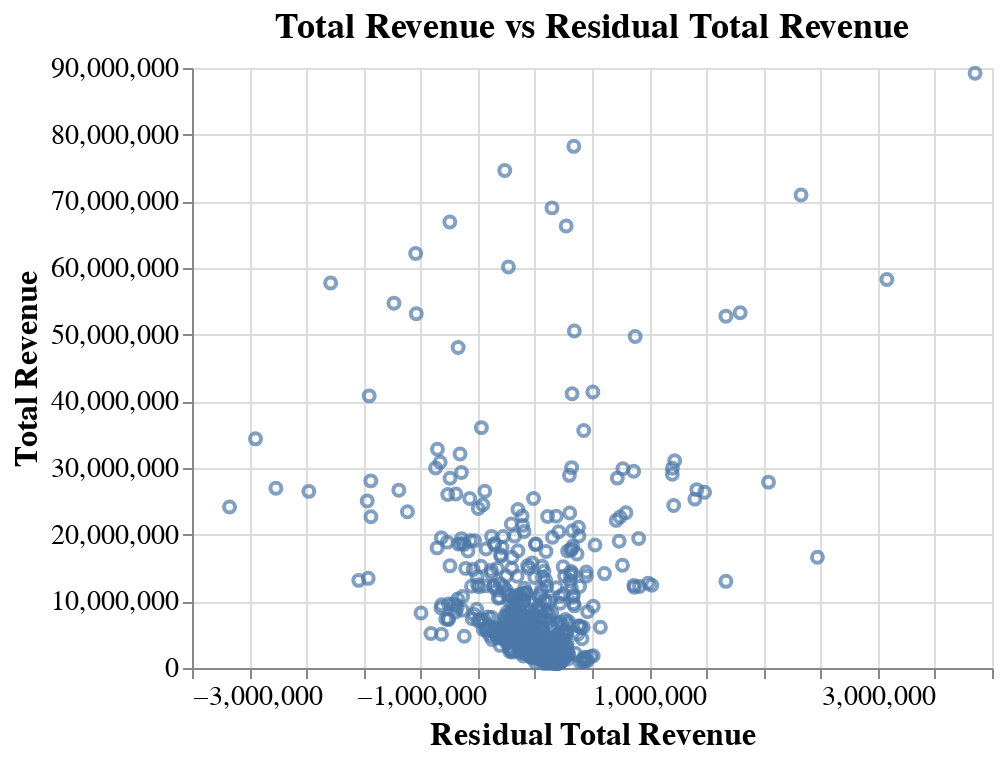

Notebook source saved alongside this figure:
### Code cell
tidy_df = training_data.copy()
tidy_df['Residual Total Revenue'] = y_train-y_fitted_new

alt.Chart(tidy_df).mark_point().encode(
    y = alt.Y('total_revenue', title='Total Revenue'),
    x = alt.X('Residual Total Revenue')
).properties(
    title='Total Revenue vs Residual Total Revenue'
).configure_title(fontSize = 18).configure_axis(
    labelFontSize = 14,
    titleFontSize = 16
)

### Figure 1 — Vega-Lite specification as saved in the notebook (floating-point values rounded to 4 significant figures; data arrays with more than 128 entries replaced by an {"elided": "..."} marker saying what was removed)
{"config": {"view": {"continuousWidth": 400, "continuousHeight": 300}, "axis": {"labelFontSize": 14, "titleFontSize": 16}, "title": {"fontSize": 18}}, "data": {"name": "data-03929cc5bfe2ec4c0fa031de196b9051"}, "mark": "point", "encoding": {"x": {"type": "quantitative", "field": "Residual Total Revenue"}, "y": {"type": "quantitative", "field": "total_revenue", "title": "Total Revenue"}}, "title": "Total Revenue vs Residual Total Revenue", "$schema": "https://vega.github.io/schema/vega-lite/v4.8.1.json", "datasets": {"data-03929cc5bfe2ec4c0fa031de196b9051": {"elided": "612 records"}}}
